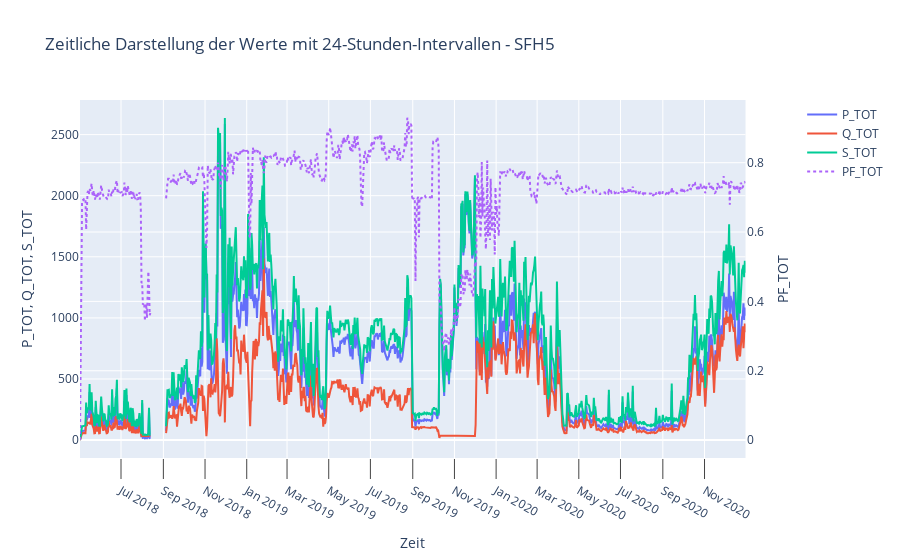
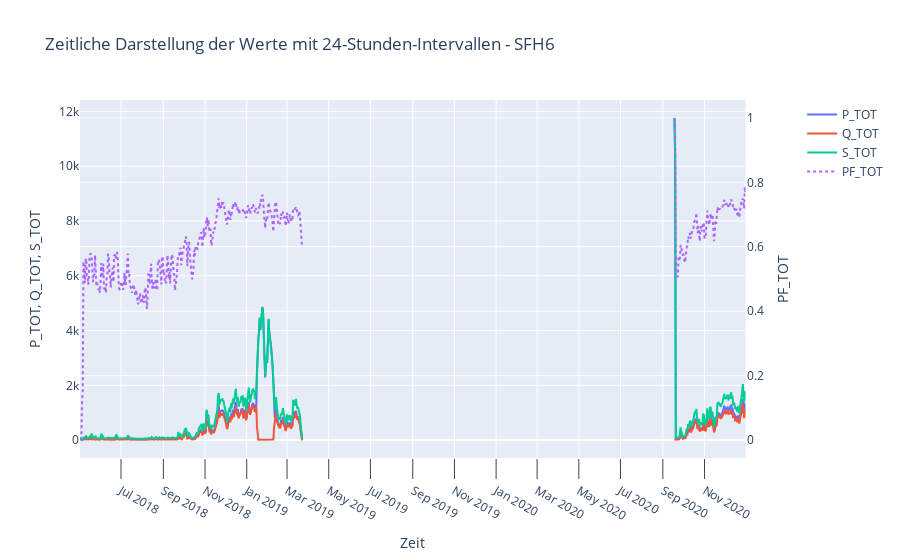

Source (notebook cell) for these figures, in order:
### Code cell
def sort_key(string):
    # Finde alle Zahlen im String und verbinde sie
    number = int(re.search(r'\d+', string).group())
    return number

list_strings = list(load_dict.keys())
sorted_keys = sorted(list_strings, key=sort_key)

for key in sorted_keys[2:4]: #remove [0:5] to see all
    sub_df = load_dict[key]
    sub_df = sub_df[sub_df['index']>INDEX_START]
    sub_df.set_index('index', inplace=True)
    sub_df.index = pd.to_datetime(sub_df.index, unit='s')
    sub_df.reset_index(inplace=True)
    create_resampled_consumption_plot(sub_df, key)

### Figure 1 — Plotly figure (JSON) as saved in the notebook; plotly's stock layout.template omitted (floating-point values rounded to 4 significant figures; data arrays with more than 128 entries replaced by an {"elided": "..."} marker saying what was removed)
{"data": [{"name": "P_TOT", "type": "scatter", "x": {"elided": "975 str values"}, "xaxis": "x", "y": {"elided": "975 float values"}, "yaxis": "y"}, {"name": "Q_TOT", "type": "scatter", "x": {"elided": "975 str values"}, "xaxis": "x", "y": {"elided": "975 float values"}, "yaxis": "y"}, {"name": "S_TOT", "type": "scatter", "x": {"elided": "975 str values"}, "xaxis": "x", "y": {"elided": "975 float values"}, "yaxis": "y"}, {"line": {"dash": "dot"}, "name": "PF_TOT", "type": "scatter", "x": {"elided": "975 str values"}, "xaxis": "x", "y": {"elided": "975 float values"}, "yaxis": "y2"}], "layout": {"title": {"text": "Zeitliche Darstellung der Werte mit 24-Stunden-Intervallen - SFH5"}, "xaxis": {"anchor": "y", "domain": [0, 0.94], "nticks": 20, "ticklen": 20, "tickmode": "auto", "ticks": "outside", "tickson": "boundaries", "title": {"text": "Zeit"}}, "yaxis": {"anchor": "x", "domain": [0, 1], "title": {"text": "P_TOT, Q_TOT, S_TOT"}}, "yaxis2": {"anchor": "x", "overlaying": "y", "side": "right", "title": {"text": "PF_TOT"}}}}

### Figure 2 — Plotly figure (JSON) as saved in the notebook; plotly's stock layout.template omitted (floating-point values rounded to 4 significant figures; data arrays with more than 128 entries replaced by an {"elided": "..."} marker saying what was removed)
{"data": [{"name": "P_TOT", "type": "scatter", "x": {"elided": "975 str values"}, "xaxis": "x", "y": {"elided": "975 float values"}, "yaxis": "y"}, {"name": "Q_TOT", "type": "scatter", "x": {"elided": "975 str values"}, "xaxis": "x", "y": {"elided": "975 float values"}, "yaxis": "y"}, {"name": "S_TOT", "type": "scatter", "x": {"elided": "975 str values"}, "xaxis": "x", "y": {"elided": "975 float values"}, "yaxis": "y"}, {"line": {"dash": "dot"}, "name": "PF_TOT", "type": "scatter", "x": {"elided": "975 str values"}, "xaxis": "x", "y": {"elided": "975 float values"}, "yaxis": "y2"}], "layout": {"title": {"text": "Zeitliche Darstellung der Werte mit 24-Stunden-Intervallen - SFH6"}, "xaxis": {"anchor": "y", "domain": [0, 0.94], "nticks": 20, "ticklen": 20, "tickmode": "auto", "ticks": "outside", "tickson": "boundaries", "title": {"text": "Zeit"}}, "yaxis": {"anchor": "x", "domain": [0, 1], "title": {"text": "P_TOT, Q_TOT, S_TOT"}}, "yaxis2": {"anchor": "x", "overlaying": "y", "side": "right", "title": {"text": "PF_TOT"}}}}
